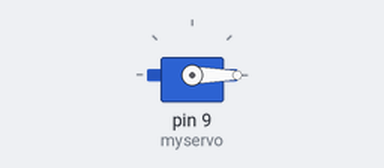
A sketch run on a simulated Arduino Uno, built with avr-gcc and run on an emulated ATmega328P. Shown: servo.

Above: at 0.05 s.
At 4.0 s:
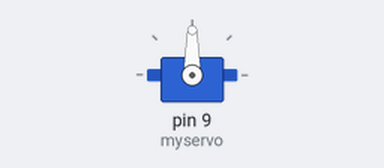
At 8.0 s:
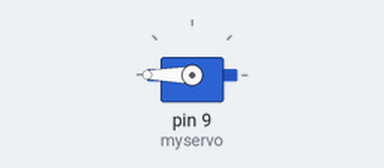
Timing chart, 0 to 10.4 s (numbered marks = the images above):
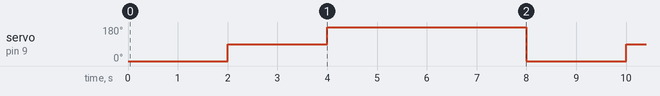

Measured:
- by itself, servo on pin 9 (myservo): repeats every 8.0 s: 180° 4.0 s, 0° 2.0 s, 90° 2.0 s

The sketch:

lego_servo.ino
```cpp
/**
 * Producto:
 * https://www.kittenbot.cc/products/kittenbot-grey-geekservo-2kg-servo
 */


#include <Servo.h>

Servo myservo;  // create servo object to control a servo
// twelve servo objects can be created on most boards

int pos = 0;  // variable to store the servo position

void setup() {
  myservo.attach(9);  // attaches the servo on pin 9 to the servo object
}

void loop() {
  myservo.write(0);
  delay(2000);

  myservo.write(90);
  delay(2000);

  myservo.write(180);
  delay(2000);

  myservo.write(270);
  delay(2000);
}
```
